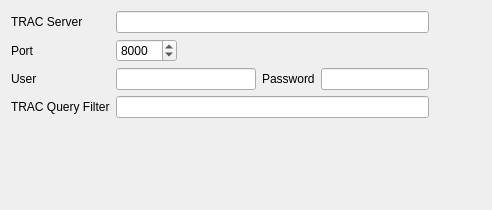
<?xml version="1.0" encoding="UTF-8"?>
<ui version="4.0">
 <class>Trac</class>
 <widget class="QFrame" name="Trac">
  <property name="geometry">
   <rect>
    <x>0</x>
    <y>0</y>
    <width>492</width>
    <height>210</height>
   </rect>
  </property>
  <property name="windowTitle">
   <string>Frame</string>
  </property>
  <property name="frameShape">
   <enum>QFrame::NoFrame</enum>
  </property>
  <property name="frameShadow">
   <enum>QFrame::Raised</enum>
  </property>
  <layout class="QGridLayout" name="gridLayout">
   <item row="0" column="0">
    <widget class="QLabel" name="labelTracServer">
     <property name="text">
      <string>TRAC Server</string>
     </property>
    </widget>
   </item>
   <item row="0" column="1" colspan="4">
    <widget class="QLineEdit" name="editTracServer"/>
   </item>
   <item row="1" column="0">
    <widget class="QLabel" name="labelTracPort">
     <property name="text">
      <string>Port</string>
     </property>
    </widget>
   </item>
   <item row="1" column="1">
    <widget class="QSpinBox" name="spinBoxTracPort">
     <property name="maximum">
      <number>65535</number>
     </property>
     <property name="value">
      <number>8000</number>
     </property>
    </widget>
   </item>
   <item row="1" column="2">
    <spacer name="horizontalSpacer">
     <property name="orientation">
      <enum>Qt::Horizontal</enum>
     </property>
     <property name="sizeHint" stdset="0">
      <size>
       <width>73</width>
       <height>20</height>
      </size>
     </property>
    </spacer>
   </item>
   <item row="1" column="5">
    <spacer name="horizontalSpacer_3">
     <property name="orientation">
      <enum>Qt::Horizontal</enum>
     </property>
     <property name="sizeHint" stdset="0">
      <size>
       <width>46</width>
       <height>20</height>
      </size>
     </property>
    </spacer>
   </item>
   <item row="2" column="0">
    <widget class="QLabel" name="labelTracUser">
     <property name="text">
      <string>User</string>
     </property>
    </widget>
   </item>
   <item row="2" column="1" colspan="2">
    <widget class="QLineEdit" name="editTracUser"/>
   </item>
   <item row="2" column="3">
    <widget class="QLabel" name="labelTracPassword">
     <property name="text">
      <string>Password</string>
     </property>
    </widget>
   </item>
   <item row="2" column="4">
    <widget class="QLineEdit" name="editTracPassword">
     <property name="echoMode">
      <enum>QLineEdit::Password</enum>
     </property>
    </widget>
   </item>
   <item row="3" column="0">
    <widget class="QLabel" name="labelTracQueryFilter">
     <property name="text">
      <string>TRAC Query Filter</string>
     </property>
    </widget>
   </item>
   <item row="3" column="1" colspan="4">
    <widget class="QLineEdit" name="editTracQueryFilter"/>
   </item>
   <item row="4" column="0">
    <spacer name="verticalSpacer">
     <property name="orientation">
      <enum>Qt::Vertical</enum>
     </property>
     <property name="sizeHint" stdset="0">
      <size>
       <width>20</width>
       <height>80</height>
      </size>
     </property>
    </spacer>
   </item>
  </layout>
 </widget>
 <resources/>
 <connections/>
</ui>
